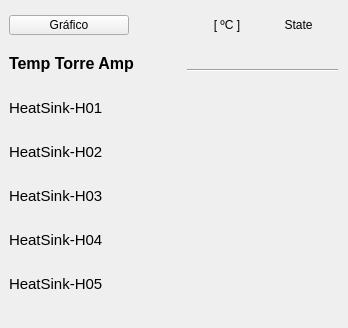
     <widget class="QWidget" name="scrollAreaWidgetContents_9">
      <property name="geometry">
       <rect>
        <x>0</x>
        <y>0</y>
        <width>348</width>
        <height>328</height>
       </rect>
      </property>
      <widget class="PyDMLabel" name="PyDMLabel_72">
       <property name="enabled">
        <bool>true</bool>
       </property>
       <property name="geometry">
        <rect>
         <x>187</x>
         <y>136</y>
         <width>80</width>
         <height>30</height>
        </rect>
       </property>
       <property name="minimumSize">
        <size>
         <width>80</width>
         <height>30</height>
        </size>
       </property>
       <property name="maximumSize">
        <size>
         <width>80</width>
         <height>30</height>
        </size>
       </property>
       <property name="toolTip">
        <string/>
       </property>
       <property name="accessibleDescription">
        <string/>
       </property>
       <property name="layoutDirection">
        <enum>Qt::LeftToRight</enum>
       </property>
       <property name="autoFillBackground">
        <bool>false</bool>
       </property>
       <property name="styleSheet">
        <string notr="true"/>
       </property>
       <property name="frameShape">
        <enum>QFrame::NoFrame</enum>
       </property>
       <property name="frameShadow">
        <enum>QFrame::Sunken</enum>
       </property>
       <property name="alignment">
        <set>Qt::AlignCenter</set>
       </property>
       <property name="precision" stdset="0">
        <number>2</number>
       </property>
       <property name="precisionFromPV" stdset="0">
        <bool>false</bool>
       </property>
       <property name="channel" stdset="0">
        <string>RA-ToBO:RF-HeatSink-H02:T-Mon</string>
       </property>
      </widget>
      <widget class="PyDMLabel" name="PyDMLabel_48">
       <property name="geometry">
        <rect>
         <x>187</x>
         <y>13</y>
         <width>80</width>
         <height>24</height>
        </rect>
       </property>
       <property name="minimumSize">
        <size>
         <width>80</width>
         <height>24</height>
        </size>
       </property>
       <property name="maximumSize">
        <size>
         <width>80</width>
         <height>24</height>
        </size>
       </property>
       <property name="toolTip">
        <string/>
       </property>
       <property name="text">
        <string>[ ºC ]</string>
       </property>
       <property name="alignment">
        <set>Qt::AlignCenter</set>
       </property>
      </widget>
      <widget class="PyDMLabel" name="PyDMLabel_80">
       <property name="enabled">
        <bool>true</bool>
       </property>
       <property name="geometry">
        <rect>
         <x>187</x>
         <y>268</y>
         <width>80</width>
         <height>30</height>
        </rect>
       </property>
       <property name="minimumSize">
        <size>
         <width>80</width>
         <height>30</height>
        </size>
       </property>
       <property name="maximumSize">
        <size>
         <width>80</width>
         <height>30</height>
        </size>
       </property>
       <property name="toolTip">
        <string/>
       </property>
       <property name="accessibleDescription">
        <string/>
       </property>
       <property name="layoutDirection">
        <enum>Qt::LeftToRight</enum>
       </property>
       <property name="autoFillBackground">
        <bool>false</bool>
       </property>
       <property name="styleSheet">
        <string notr="true"/>
       </property>
       <property name="frameShape">
        <enum>QFrame::NoFrame</enum>
       </property>
       <property name="frameShadow">
        <enum>QFrame::Sunken</enum>
       </property>
       <property name="alignment">
        <set>Qt::AlignCenter</set>
       </property>
       <property name="precision" stdset="0">
        <number>2</number>
       </property>
       <property name="precisionFromPV" stdset="0">
        <bool>false</bool>
       </property>
       <property name="channel" stdset="0">
        <string>RA-ToBO:RF-HeatSink-H05:T-Mon</string>
       </property>
      </widget>
      <widget class="QLed" name="led_tempamp3">
       <property name="geometry">
        <rect>
         <x>273</x>
         <y>178</y>
         <width>51</width>
         <height>35</height>
        </rect>
       </property>
       <property name="sizePolicy">
        <sizepolicy hsizetype="Maximum" vsizetype="Maximum">
         <horstretch>0</horstretch>
         <verstretch>0</verstretch>
        </sizepolicy>
       </property>
       <property name="minimumSize">
        <size>
         <width>51</width>
         <height>35</height>
        </size>
       </property>
       <property name="maximumSize">
        <size>
         <width>51</width>
         <height>35</height>
        </size>
       </property>
       <property name="toolTip">
        <string/>
       </property>
       <property name="state">
        <bool>true</bool>
       </property>
       <property name="onColor">
        <color>
         <red>0</red>
         <green>140</green>
         <blue>0</blue>
        </color>
       </property>
       <property name="shape">
        <enum>QLed::Circle</enum>
       </property>
      </widget>
      <widget class="QLed" name="led_tempamp4">
       <property name="enabled">
        <bool>true</bool>
       </property>
       <property name="geometry">
        <rect>
         <x>273</x>
         <y>222</y>
         <width>51</width>
         <height>35</height>
        </rect>
       </property>
       <property name="sizePolicy">
        <sizepolicy hsizetype="Maximum" vsizetype="Maximum">
         <horstretch>0</horstretch>
         <verstretch>0</verstretch>
        </sizepolicy>
       </property>
       <property name="minimumSize">
        <size>
         <width>51</width>
         <height>35</height>
        </size>
       </property>
       <property name="maximumSize">
        <size>
         <width>51</width>
         <height>35</height>
        </size>
       </property>
       <property name="toolTip">
        <string/>
       </property>
       <property name="state">
        <bool>true</bool>
       </property>
       <property name="onColor">
        <color>
         <red>0</red>
         <green>140</green>
         <blue>0</blue>
        </color>
       </property>
       <property name="shape">
        <enum>QLed::Circle</enum>
       </property>
      </widget>
      <widget class="PyDMLabel" name="PyDMLabel_61">
       <property name="geometry">
        <rect>
         <x>9</x>
         <y>46</y>
         <width>172</width>
         <height>35</height>
        </rect>
       </property>
       <property name="minimumSize">
        <size>
         <width>172</width>
         <height>35</height>
        </size>
       </property>
       <property name="maximumSize">
        <size>
         <width>172</width>
         <height>35</height>
        </size>
       </property>
       <property name="font">
        <font>
         <pointsize>12</pointsize>
         <weight>75</weight>
         <bold>true</bold>
        </font>
       </property>
       <property name="toolTip">
        <string/>
       </property>
       <property name="layoutDirection">
        <enum>Qt::LeftToRight</enum>
       </property>
       <property name="text">
        <string>Temp Torre Amp</string>
       </property>
      </widget>
      <widget class="PyDMLabel" name="PyDMLabel_41">
       <property name="enabled">
        <bool>true</bool>
       </property>
       <property name="geometry">
        <rect>
         <x>187</x>
         <y>92</y>
         <width>80</width>
         <height>30</height>
        </rect>
       </property>
       <property name="minimumSize">
        <size>
         <width>80</width>
         <height>30</height>
        </size>
       </property>
       <property name="maximumSize">
        <size>
         <width>80</width>
         <height>30</height>
        </size>
       </property>
       <property name="toolTip">
        <string/>
       </property>
       <property name="accessibleDescription">
        <string/>
       </property>
       <property name="layoutDirection">
        <enum>Qt::LeftToRight</enum>
       </property>
       <property name="autoFillBackground">
        <bool>false</bool>
       </property>
       <property name="styleSheet">
        <string notr="true"/>
       </property>
       <property name="frameShape">
        <enum>QFrame::NoFrame</enum>
       </property>
       <property name="frameShadow">
        <enum>QFrame::Sunken</enum>
       </property>
       <property name="alignment">
        <set>Qt::AlignCenter</set>
       </property>
       <property name="precision" stdset="0">
        <number>2</number>
       </property>
       <property name="precisionFromPV" stdset="0">
        <bool>false</bool>
       </property>
       <property name="channel" stdset="0">
        <string>RA-ToBO:RF-HeatSink-H01:T-Mon</string>
       </property>
      </widget>
      <widget class="QLed" name="led_tempamp5">
       <property name="geometry">
        <rect>
         <x>273</x>
         <y>266</y>
         <width>51</width>
         <height>35</height>
        </rect>
       </property>
       <property name="sizePolicy">
        <sizepolicy hsizetype="Maximum" vsizetype="Maximum">
         <horstretch>0</horstretch>
         <verstretch>0</verstretch>
        </sizepolicy>
       </property>
       <property name="minimumSize">
        <size>
         <width>51</width>
         <height>35</height>
        </size>
       </property>
       <property name="maximumSize">
        <size>
         <width>51</width>
         <height>35</height>
        </size>
       </property>
       <property name="toolTip">
        <string/>
       </property>
       <property name="state">
        <bool>true</bool>
       </property>
       <property name="onColor">
        <color>
         <red>0</red>
         <green>140</green>
         <blue>0</blue>
        </color>
       </property>
       <property name="shape">
        <enum>QLed::Circle</enum>
       </property>
      </widget>
      <widget class="PyDMLabel" name="PyDMLabel_40">
       <property name="geometry">
        <rect>
         <x>273</x>
         <y>13</y>
         <width>51</width>
         <height>24</height>
        </rect>
       </property>
       <property name="minimumSize">
        <size>
         <width>51</width>
         <height>24</height>
        </size>
       </property>
       <property name="maximumSize">
        <size>
         <width>51</width>
         <height>24</height>
        </size>
       </property>
       <property name="toolTip">
        <string/>
       </property>
       <property name="text">
        <string>State</string>
       </property>
       <property name="alignment">
        <set>Qt::AlignCenter</set>
       </property>
      </widget>
      <widget class="QLed" name="led_tempamp2">
       <property name="geometry">
        <rect>
         <x>273</x>
         <y>134</y>
         <width>51</width>
         <height>35</height>
        </rect>
       </property>
       <property name="sizePolicy">
        <sizepolicy hsizetype="Maximum" vsizetype="Maximum">
         <horstretch>0</horstretch>
         <verstretch>0</verstretch>
        </sizepolicy>
       </property>
       <property name="minimumSize">
        <size>
         <width>51</width>
         <height>35</height>
        </size>
       </property>
       <property name="maximumSize">
        <size>
         <width>51</width>
         <height>35</height>
        </size>
       </property>
       <property name="toolTip">
        <string/>
       </property>
       <property name="state">
        <bool>true</bool>
       </property>
       <property name="onColor">
        <color>
         <red>0</red>
         <green>140</green>
         <blue>0</blue>
        </color>
       </property>
       <property name="shape">
        <enum>QLed::Circle</enum>
       </property>
      </widget>
      <widget class="Line" name="line_7">
       <property name="geometry">
        <rect>
         <x>187</x>
         <y>62</y>
         <width>151</width>
         <height>16</height>
        </rect>
       </property>
       <property name="sizeIncrement">
        <size>
         <width>0</width>
         <height>0</height>
        </size>
       </property>
       <property name="baseSize">
        <size>
         <width>0</width>
         <height>0</height>
        </size>
       </property>
       <property name="autoFillBackground">
        <bool>false</bool>
       </property>
       <property name="frameShadow">
        <enum>QFrame::Sunken</enum>
       </property>
       <property name="lineWidth">
        <number>1</number>
       </property>
       <property name="midLineWidth">
        <number>0</number>
       </property>
       <property name="orientation">
        <enum>Qt::Horizontal</enum>
       </property>
      </widget>
      <widget class="PyDMPushButton" name="PyDMPushButton_42">
       <property name="geometry">
        <rect>
         <x>9</x>
         <y>15</y>
         <width>120</width>
         <height>20</height>
        </rect>
       </property>
       <property name="sizePolicy">
        <sizepolicy hsizetype="Minimum" vsizetype="Fixed">
         <horstretch>0</horstretch>
         <verstretch>0</verstretch>
        </sizepolicy>
       </property>
       <property name="minimumSize">
        <size>
         <width>120</width>
         <height>20</height>
        </size>
       </property>
       <property name="maximumSize">
        <size>
         <width>120</width>
         <height>20</height>
        </size>
       </property>
       <property name="toolTip">
        <string/>
       </property>
       <property name="text">
        <string>Gráfico</string>
       </property>
      </widget>
      <widget class="PyDMLabel" name="PyDMLabel_69">
       <property name="enabled">
        <bool>true</bool>
       </property>
       <property name="geometry">
        <rect>
         <x>187</x>
         <y>224</y>
         <width>80</width>
         <height>30</height>
        </rect>
       </property>
       <property name="minimumSize">
        <size>
         <width>80</width>
         <height>30</height>
        </size>
       </property>
       <property name="maximumSize">
        <size>
         <width>80</width>
         <height>30</height>
        </size>
       </property>
       <property name="toolTip">
        <string/>
       </property>
       <property name="accessibleDescription">
        <string/>
       </property>
       <property name="layoutDirection">
        <enum>Qt::LeftToRight</enum>
       </property>
       <property name="autoFillBackground">
        <bool>false</bool>
       </property>
       <property name="styleSheet">
        <string notr="true"/>
       </property>
       <property name="frameShape">
        <enum>QFrame::NoFrame</enum>
       </property>
       <property name="frameShadow">
        <enum>QFrame::Sunken</enum>
       </property>
       <property name="alignment">
        <set>Qt::AlignCenter</set>
       </property>
       <property name="precision" stdset="0">
        <number>2</number>
       </property>
       <property name="showUnits" stdset="0">
        <bool>false</bool>
       </property>
       <property name="precisionFromPV" stdset="0">
        <bool>false</bool>
       </property>
       <property name="channel" stdset="0">
        <string>RA-ToBO:RF-HeatSink-H04:T-Mon</string>
       </property>
      </widget>
      <widget class="PyDMLabel" name="PyDMLabel_70">
       <property name="enabled">
        <bool>true</bool>
       </property>
       <property name="geometry">
        <rect>
         <x>187</x>
         <y>180</y>
         <width>80</width>
         <height>30</height>
        </rect>
       </property>
       <property name="minimumSize">
        <size>
         <width>80</width>
         <height>30</height>
        </size>
       </property>
       <property name="maximumSize">
        <size>
         <width>80</width>
         <height>30</height>
        </size>
       </property>
       <property name="toolTip">
        <string/>
       </property>
       <property name="accessibleDescription">
        <string/>
       </property>
       <property name="layoutDirection">
        <enum>Qt::LeftToRight</enum>
       </property>
       <property name="autoFillBackground">
        <bool>false</bool>
       </property>
       <property name="styleSheet">
        <string notr="true"/>
       </property>
       <property name="frameShape">
        <enum>QFrame::NoFrame</enum>
       </property>
       <property name="frameShadow">
        <enum>QFrame::Sunken</enum>
       </property>
       <property name="alignment">
        <set>Qt::AlignCenter</set>
       </property>
       <property name="precision" stdset="0">
        <number>2</number>
       </property>
       <property name="precisionFromPV" stdset="0">
        <bool>false</bool>
       </property>
       <property name="channel" stdset="0">
        <string>RA-ToBO:RF-HeatSink-H03:T-Mon</string>
       </property>
      </widget>
      <widget class="PyDMLabel" name="pv02raps01_2">
       <property name="geometry">
        <rect>
         <x>9</x>
         <y>178</y>
         <width>172</width>
         <height>35</height>
        </rect>
       </property>
       <property name="minimumSize">
        <size>
         <width>172</width>
         <height>35</height>
        </size>
       </property>
       <property name="maximumSize">
        <size>
         <width>172</width>
         <height>35</height>
        </size>
       </property>
       <property name="font">
        <font>
         <pointsize>11</pointsize>
        </font>
       </property>
       <property name="toolTip">
        <string/>
       </property>
       <property name="layoutDirection">
        <enum>Qt::LeftToRight</enum>
       </property>
       <property name="text">
        <string>HeatSink-H03</string>
       </property>
      </widget>
      <widget class="PyDMLabel" name="pv03raps01_2">
       <property name="geometry">
        <rect>
         <x>9</x>
         <y>266</y>
         <width>172</width>
         <height>35</height>
        </rect>
       </property>
       <property name="minimumSize">
        <size>
         <width>172</width>
         <height>35</height>
        </size>
       </property>
       <property name="maximumSize">
        <size>
         <width>172</width>
         <height>35</height>
        </size>
       </property>
       <property name="font">
        <font>
         <pointsize>11</pointsize>
        </font>
       </property>
       <property name="toolTip">
        <string/>
       </property>
       <property name="layoutDirection">
        <enum>Qt::LeftToRight</enum>
       </property>
       <property name="text">
        <string>HeatSink-H05</string>
       </property>
      </widget>
      <widget class="PyDMLabel" name="pv02raps02_2">
       <property name="geometry">
        <rect>
         <x>9</x>
         <y>222</y>
         <width>172</width>
         <height>35</height>
        </rect>
       </property>
       <property name="minimumSize">
        <size>
         <width>172</width>
         <height>35</height>
        </size>
       </property>
       <property name="maximumSize">
        <size>
         <width>172</width>
         <height>35</height>
        </size>
       </property>
       <property name="font">
        <font>
         <pointsize>11</pointsize>
        </font>
       </property>
       <property name="toolTip">
        <string/>
       </property>
       <property name="layoutDirection">
        <enum>Qt::LeftToRight</enum>
       </property>
       <property name="text">
        <string>HeatSink-H04</string>
       </property>
      </widget>
      <widget class="QLed" name="led_tempamp1">
       <property name="enabled">
        <bool>true</bool>
       </property>
       <property name="geometry">
        <rect>
         <x>273</x>
         <y>90</y>
         <width>51</width>
         <height>35</height>
        </rect>
       </property>
       <property name="sizePolicy">
        <sizepolicy hsizetype="Maximum" vsizetype="Maximum">
         <horstretch>0</horstretch>
         <verstretch>0</verstretch>
        </sizepolicy>
       </property>
       <property name="minimumSize">
        <size>
         <width>51</width>
         <height>35</height>
        </size>
       </property>
       <property name="maximumSize">
        <size>
         <width>51</width>
         <height>35</height>
        </size>
       </property>
       <property name="toolTip">
        <string/>
       </property>
       <property name="state">
        <bool>true</bool>
       </property>
       <property name="onColor">
        <color>
         <red>0</red>
         <green>140</green>
         <blue>0</blue>
        </color>
       </property>
       <property name="shape">
        <enum>QLed::Circle</enum>
       </property>
      </widget>
      <widget class="PyDMLabel" name="PyDMLabel_67">
       <property name="geometry">
        <rect>
         <x>9</x>
         <y>90</y>
         <width>172</width>
         <height>35</height>
        </rect>
       </property>
       <property name="minimumSize">
        <size>
         <width>172</width>
         <height>35</height>
        </size>
       </property>
       <property name="maximumSize">
        <size>
         <width>172</width>
         <height>35</height>
        </size>
       </property>
       <property name="font">
        <font>
         <pointsize>11</pointsize>
        </font>
       </property>
       <property name="toolTip">
        <string/>
       </property>
       <property name="layoutDirection">
        <enum>Qt::LeftToRight</enum>
       </property>
       <property name="text">
        <string>HeatSink-H01</string>
       </property>
      </widget>
      <widget class="PyDMLabel" name="PyDMLabel_33">
       <property name="geometry">
        <rect>
         <x>9</x>
         <y>134</y>
         <width>172</width>
         <height>35</height>
        </rect>
       </property>
       <property name="minimumSize">
        <size>
         <width>172</width>
         <height>35</height>
        </size>
       </property>
       <property name="maximumSize">
        <size>
         <width>172</width>
         <height>35</height>
        </size>
       </property>
       <property name="font">
        <font>
         <pointsize>11</pointsize>
        </font>
       </property>
       <property name="toolTip">
        <string/>
       </property>
       <property name="layoutDirection">
        <enum>Qt::LeftToRight</enum>
       </property>
       <property name="text">
        <string>HeatSink-H02</string>
       </property>
      </widget>
     </widget>
